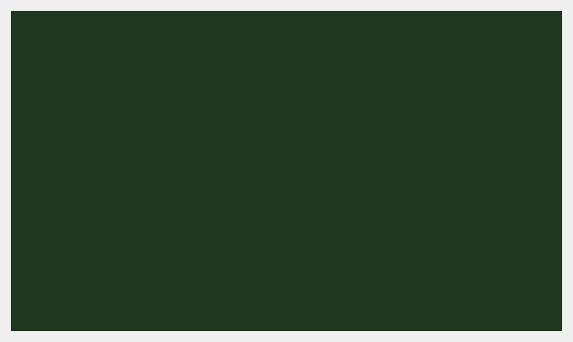
<?xml version="1.0" encoding="UTF-8"?>
<ui version="4.0">
 <class>PythonConsole</class>
 <widget class="QWidget" name="PythonConsole">
  <property name="geometry">
   <rect>
    <x>0</x>
    <y>0</y>
    <width>573</width>
    <height>342</height>
   </rect>
  </property>
  <property name="windowTitle">
   <string>Form</string>
  </property>
  <property name="styleSheet">
   <string notr="true">#OverviewPage { color: #0C3407; } QToolTip { border: 1px solid black; background-color: #0C3407; color: #FFFFFF; }</string>
  </property>
  <layout class="QHBoxLayout" name="horizontalLayout" stretch="0">
   <item>
    <layout class="QVBoxLayout" name="verticalLayout">
     <property name="leftMargin">
      <number>0</number>
     </property>
     <item>
      <widget class="QPlainTextEdit" name="plainTextEdit">
       <property name="font">
        <font>
         <family>Monospace</family>
         <pointsize>12</pointsize>
        </font>
       </property>
       <property name="styleSheet">
        <string notr="true">#plainTextEdit { background-color: #203720; color: #00CC00; }</string>
       </property>
      </widget>
     </item>
    </layout>
   </item>
  </layout>
 </widget>
 <resources/>
 <connections/>
</ui>
